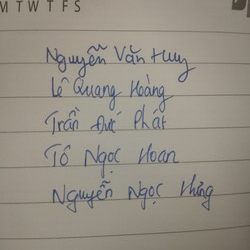
%> input picture Lab2_code/TestRLC_resize_bmp.bmp, 250 x 250 px
$ octave rlc.m   (GNU Octave 9; MATLAB toolbox functions it lacks are replaced by stand-ins)
%> lines starting %> are read from the running program, lines starting %| are printed output that depends on the picture; in (x1, y1, x2, y2) boxes, pixels count from 0 and x2, y2 are one past the last pixel; in counts of white or black regions, pixels touching at a corner belong together; the program's own positions count from 1
clc; close all; clearvars;

name = 'TestRLC_resize_bmp.bmp';
im = imread(name);
%> im is the input picture: size 250x250x3 uint8; mean R, G, B 149.3, 143.7, 133.4
im = rgb2gray(im);
%> im: size 250x250 uint8
%histogram(im);
T = 130;
im(im > T) = 255;
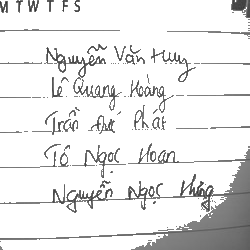
%> im: size 250x250 uint8; min 43, max 255, mean 232.8
im(im <= T) = 0;
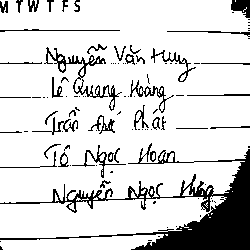
%> im: size 250x250 uint8; 84.5% white; 103 black regions (62 under 20 px), largest, box (x1, y1, x2, y2) and area: (0, 143, 250, 250) 5853, (44, 47, 122, 111) 690, (130, 80, 174, 113) 248

bw_im = char(zeros(size(im)));
bw_im(im == 255) = 'w';
bw_im(im == 0) = 'b';

figure;
imshow(im);

[row, col] = size(bw_im);
%> row = 250; col = 250

encode = [];

counter = 1;

for i=1:row
    for j=1:col-1
        if(bw_im(i,j) == bw_im(i,j+1))
            counter = counter + 1;
        else
            encode = [encode, num2str(counter), num2str(bw_im(i,j)),];
        counter = 1;
        end
    end
end
%> after the loop, counter = 119

$ run again, with Lab2_code/test1.bmp copied over Lab2_code/TestRLC_resize_bmp.bmp
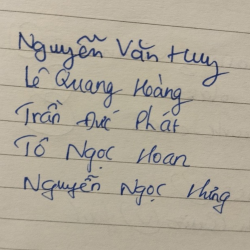
%> input picture Lab2_code/test1.bmp, 250 x 250 px
%> im is the input picture: size 250x250x3 uint8; mean R, G, B 175.2, 168, 153.5
%> `im(im > T) = 255;`:
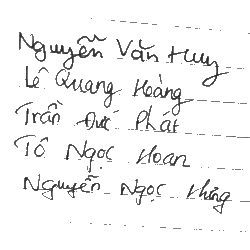
%> im: size 250x250 uint8; min 31, max 255, mean 243.2
%> `im(im <= T) = 0;`:
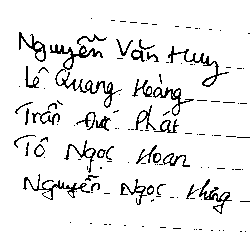
%> im: size 250x250 uint8; 92.8% white; black in thin lines or dots, all inside (x1, y1, x2, y2) = (14, 18, 250, 232)
%> row = 250
%> after the loop `for i=1:row`: counter = 4486

$ run again, with Lab2_code/TestRLC.jpg saved as Lab2_code/TestRLC_resize_bmp.bmp
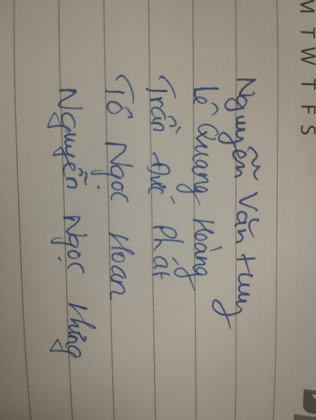
%> input picture Lab2_code/TestRLC.jpg, 316 x 420 px, shrunk from 1928 x 2560 before the run
%> im is the input picture: size 420x316x3 uint8; mean R, G, B 149.3, 143.7, 133.4
%> `im(im > T) = 255;`:
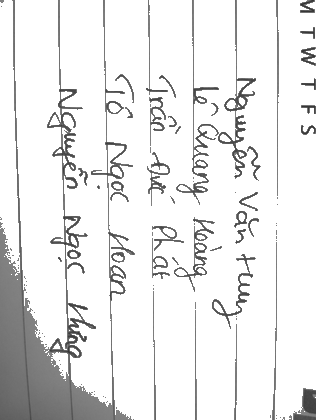
%> im: size 420x316 uint8; min 48, max 255, mean 233.5
%> `im(im <= T) = 0;`:
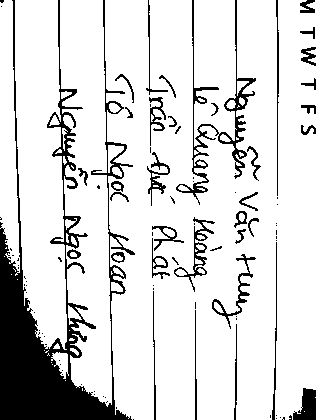
%> im: size 420x316 uint8; 85.1% white; 99 black regions (62 under 20 px), largest, box (x1, y1, x2, y2) and area: (0, 0, 135, 420) 12690, (176, 0, 256, 205) 1800, (174, 217, 215, 292) 500
%> row = 420; col = 316
%> after the loop `for i=1:row`: counter = 23
